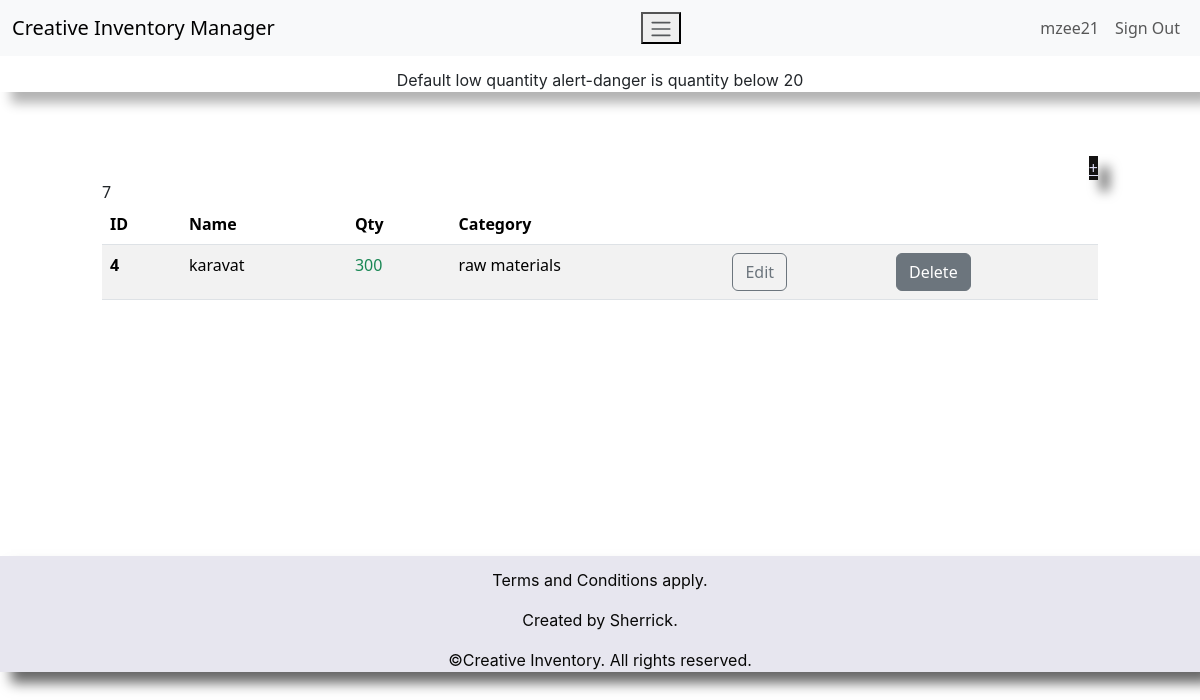
Page /dashboard/ (signed in) on the committed database.
### inventory/models.py (models this page shows, shortened)
class InventoryItem(models.Model):
    name = models.CharField(max_length=200)
    quantity = models.IntegerField()
    category = models.ForeignKey('Category', on_delete=models.SET_NULL, blank=True, null=True)
    date_created = models.DateTimeField(auto_now_add=True)
    user = models.ForeignKey(User, on_delete=models.CASCADE)

class Category(models.Model):
    name = models.CharField(max_length=200)
    class Meta:
        verbose_name_plural = 'categories'

### inventory/views.py (the view)
# urls.py: path('dashboard/', Dashboard.as_view(), name='dashboard'),
class Dashboard(LoginRequiredMixin, View):
     def get(self, request):
          items = InventoryItem.objects.filter(user=self.request.user.id).order_by('id')
          low_inventory = InventoryItem.objects.filter(
               user=self.request.user.id,
               quantity__lte=LOW_QUANTITY
          )
          if low_inventory.count()>0:
               if low_inventory.count() >1:
                    messages.error(request, f'{low_inventory.count()} items have low inventory')
               else:
                    messages.error(request, f'{low_inventory.count()}item has low inventory')
          low_inventory_ids = InventoryItem.objects.filter(
               user=self.request.user.id,
               quantity__lte=LOW_QUANTITY
          ).values_list('id', flat=True)
          return render(request, 'inventory/dashboard.html', {'items':items,'low_inventory_ids': low_inventory_ids})

### inventory/templates/inventory/dashboard.html (shortened to what this page needs)
{% extends 'inventory/base.html' %}
{% block content %}
<p style=  "font-family: BlinkMacSystemFont;
            box-shadow: 11px 11px 12px rgba(0, 0, 0, 0.3);
            font-size: 16px;
            text-align: center;
            padding-top: 1%;">
Default low quantity alert-danger is quantity below 20</p>
    <div class="row" style="padding-bottom: 20%;">
        <div class="col-md-10 col-12 mx-auto mt-5">
            <div class="d-flex justify-content-end">
                <a href="{% url 'add-item' %}" class="flex justify-content-end" style="color: rgb(221, 221, 245);
                background-color: rgb(20, 19, 19);box-shadow:  11px 11px 12px rgba(0, 0, 0, 0.6);">+</a>
            </div>
            <table class="table table-hover table-striped">
                <thead>
                    <tr>
                        <th scope="col">ID</th>
                    7      <th scope="col">Name</th>
                        <th scope="col">Qty</th>
                        <th scope="col">Category</th>
                        <th scope="col"></th>
                        <th scope="col"></th>
                    </tr>
                <thead>
                <tbody>
                    {% for item in items %}
                    <tr>
                        <th scope="row">{{ item.id }}</th>
                        <td>{{ item.name }}</td>
                        {% if item.id in low_inventory_ids %}
                            <td class="text-danger">{{ item.quantity }}</td>
                        {% else %}
                        <td class="text-success">{{ item.quantity }}</td>
                        {% endif %}
                        <td>{{ item.category.name }}</td>
                        <td><a href="{% url 'edit-item' item.id %}" class="btn btn-outline-secondary">Edit</a></td>
                        <td><a href="{% url 'delete-item' item.id %}" class="btn btn-secondary">Delete</a></td>
                    </tr>
                    {% endfor %}
                </tbody>
            </table>
        </div>
    </div>
{% endblock content %}

### inventory/templates/inventory/navigation.html
<nav class="navbar navbar-expand-lg bg-light">
    <div class="container-fluid">
        <a class="navbar-brand" href="{% url 'index' %}">Creative Inventory Manager</a>
        <button class="navbar-toggle" type="button"data-bs-toggle="collapse"data-bs-target="#navbarNav"aria-controls="#navbarNav"aria-expanded="false"aria-label="Toggle navigation">
            <span class="navbar-toggler-icon"></span>
        </button>
        <div class="collapsenavbar-collapse justify-content-end" id="navbarNav">
            <ul class="navbar-nav">
                {% if user.is_authenticated %}
                <li class="nav-item">
                    <a class="nav-link" href="#">{{ user.username }}</a>
                <li class="nav-item">
                    <a class="nav-link" href="{% url 'logout' %}">Sign Out</a>
                </li>
                {% else %}
                <li class="nav-item">
                    <a class="nav-link" href="{% url 'login' %}">Sign In</a>
                <li class="nav-item">
                    <a class="nav-link" href="{% url 'signup' %}">Sign Up</a>
                </li>
                {% endif%}
            </ul>
        </div>
        </div>
</nav>

### rows in the picture
InventoryItem: id "4", name "karavat", quantity "300", category.name "raw materials"

### other values in the picture
{{ user.username }} "mzee21"
